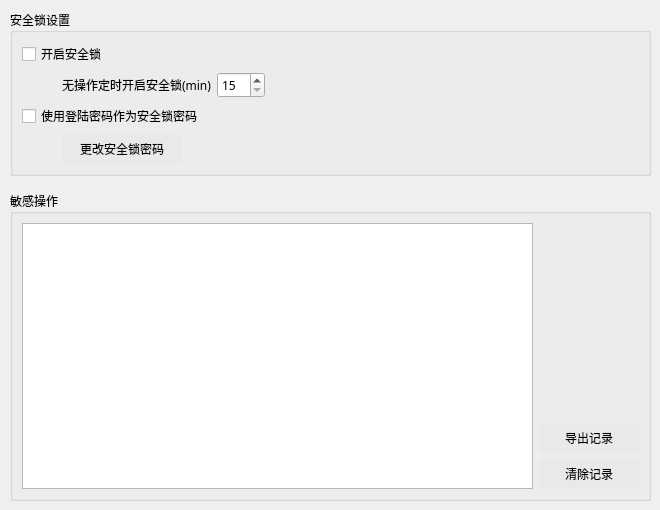
              <widget class="QWidget" name="secure">
               <widget class="QWidget" name="secureWidget" native="true">
                <property name="geometry">
                 <rect>
                  <x>10</x>
                  <y>10</y>
                  <width>641</width>
                  <height>491</height>
                 </rect>
                </property>
                <layout class="QGridLayout" name="gridLayout_6">
                 <property name="verticalSpacing">
                  <number>15</number>
                 </property>
                 <item row="0" column="0">
                  <widget class="QGroupBox" name="groupBox">
                   <property name="font">
                    <font>
                     <family>黑体</family>
                    </font>
                   </property>
                   <property name="title">
                    <string>安全锁设置</string>
                   </property>
                   <layout class="QGridLayout" name="gridLayout_7">
                    <item row="0" column="0">
                     <layout class="QVBoxLayout" name="verticalLayout_2">
                      <item>
                       <widget class="QCheckBox" name="openLocker">
                        <property name="font">
                         <font>
                          <family>黑体</family>
                          <pointsize>9</pointsize>
                         </font>
                        </property>
                        <property name="text">
                         <string>开启安全锁</string>
                        </property>
                       </widget>
                      </item>
                      <item>
                       <layout class="QHBoxLayout" name="horizontalLayout_2">
                        <item>
                         <spacer name="horizontalSpacer_2">
                          <property name="orientation">
                           <enum>Qt::Horizontal</enum>
                          </property>
                          <property name="sizeType">
                           <enum>QSizePolicy::Fixed</enum>
                          </property>
                          <property name="sizeHint" stdset="0">
                           <size>
                            <width>40</width>
                            <height>20</height>
                           </size>
                          </property>
                         </spacer>
                        </item>
                        <item>
                         <widget class="QLabel" name="lockerTimerLabel">
                          <property name="font">
                           <font>
                            <family>黑体</family>
                            <pointsize>9</pointsize>
                           </font>
                          </property>
                          <property name="text">
                           <string>无操作定时开启安全锁(min)</string>
                          </property>
                         </widget>
                        </item>
                        <item>
                         <widget class="QSpinBox" name="lockerTimer">
                          <property name="font">
                           <font>
                            <family>黑体</family>
                            <pointsize>9</pointsize>
                           </font>
                          </property>
                          <property name="minimum">
                           <number>15</number>
                          </property>
                          <property name="maximum">
                           <number>120</number>
                          </property>
                         </widget>
                        </item>
                        <item>
                         <spacer name="horizontalSpacer_12">
                          <property name="orientation">
                           <enum>Qt::Horizontal</enum>
                          </property>
                          <property name="sizeHint" stdset="0">
                           <size>
                            <width>40</width>
                            <height>20</height>
                           </size>
                          </property>
                         </spacer>
                        </item>
                       </layout>
                      </item>
                      <item>
                       <widget class="QCheckBox" name="usePasswordLocker">
                        <property name="font">
                         <font>
                          <family>黑体</family>
                          <pointsize>9</pointsize>
                         </font>
                        </property>
                        <property name="text">
                         <string>使用登陆密码作为安全锁密码</string>
                        </property>
                       </widget>
                      </item>
                      <item>
                       <layout class="QHBoxLayout" name="horizontalLayout_4">
                        <item>
                         <spacer name="horizontalSpacer_3">
                          <property name="orientation">
                           <enum>Qt::Horizontal</enum>
                          </property>
                          <property name="sizeType">
                           <enum>QSizePolicy::Fixed</enum>
                          </property>
                          <property name="sizeHint" stdset="0">
                           <size>
                            <width>40</width>
                            <height>20</height>
                           </size>
                          </property>
                         </spacer>
                        </item>
                        <item>
                         <widget class="QPushButton" name="changeLoker">
                          <property name="minimumSize">
                           <size>
                            <width>120</width>
                            <height>30</height>
                           </size>
                          </property>
                          <property name="font">
                           <font>
                            <family>黑体</family>
                            <pointsize>9</pointsize>
                           </font>
                          </property>
                          <property name="cursor">
                           <cursorShape>PointingHandCursor</cursorShape>
                          </property>
                          <property name="styleSheet">
                           <string notr="true">QPushButton{background:#e9e9e9;border:0px solid rgb(167, 166, 170);border-radius:5px;}QPushButton:hover{background:#d2d2d2;}QPushButton:press{background:#d2d2d2;}</string>
                          </property>
                          <property name="text">
                           <string>更改安全锁密码</string>
                          </property>
                         </widget>
                        </item>
                        <item>
                         <spacer name="horizontalSpacer_9">
                          <property name="orientation">
                           <enum>Qt::Horizontal</enum>
                          </property>
                          <property name="sizeHint" stdset="0">
                           <size>
                            <width>40</width>
                            <height>20</height>
                           </size>
                          </property>
                         </spacer>
                        </item>
                       </layout>
                      </item>
                     </layout>
                    </item>
                   </layout>
                  </widget>
                 </item>
                 <item row="1" column="0">
                  <widget class="QGroupBox" name="groupBox_2">
                   <property name="font">
                    <font>
                     <family>黑体</family>
                    </font>
                   </property>
                   <property name="title">
                    <string>敏感操作</string>
                   </property>
                   <layout class="QGridLayout" name="gridLayout_8">
                    <item row="0" column="0">
                     <widget class="QListView" name="secureRecordList"/>
                    </item>
                    <item row="0" column="1">
                     <layout class="QVBoxLayout" name="verticalLayout_3">
                      <item>
                       <spacer name="verticalSpacer_2">
                        <property name="orientation">
                         <enum>Qt::Vertical</enum>
                        </property>
                        <property name="sizeHint" stdset="0">
                         <size>
                          <width>20</width>
                          <height>40</height>
                         </size>
                        </property>
                       </spacer>
                      </item>
                      <item>
                       <widget class="QPushButton" name="exportSecureRecord">
                        <property name="minimumSize">
                         <size>
                          <width>100</width>
                          <height>30</height>
                         </size>
                        </property>
                        <property name="maximumSize">
                         <size>
                          <width>16777215</width>
                          <height>30</height>
                         </size>
                        </property>
                        <property name="font">
                         <font>
                          <family>黑体</family>
                         </font>
                        </property>
                        <property name="cursor">
                         <cursorShape>PointingHandCursor</cursorShape>
                        </property>
                        <property name="styleSheet">
                         <string notr="true">QPushButton{background:#e9e9e9;border:0px solid rgb(167, 166, 170);border-radius:5px;}QPushButton:hover{background:#d2d2d2;}QPushButton:press{background:#d2d2d2;}</string>
                        </property>
                        <property name="text">
                         <string>导出记录</string>
                        </property>
                       </widget>
                      </item>
                      <item>
                       <widget class="QPushButton" name="clearSecureRecord">
                        <property name="minimumSize">
                         <size>
                          <width>100</width>
                          <height>30</height>
                         </size>
                        </property>
                        <property name="maximumSize">
                         <size>
                          <width>16777215</width>
                          <height>30</height>
                         </size>
                        </property>
                        <property name="font">
                         <font>
                          <family>黑体</family>
                         </font>
                        </property>
                        <property name="cursor">
                         <cursorShape>PointingHandCursor</cursorShape>
                        </property>
                        <property name="styleSheet">
                         <string notr="true">QPushButton{background:#e9e9e9;border:0px solid rgb(167, 166, 170);border-radius:5px;}QPushButton:hover{background:#d2d2d2;}QPushButton:press{background:#d2d2d2;}</string>
                        </property>
                        <property name="text">
                         <string>清除记录</string>
                        </property>
                       </widget>
                      </item>
                     </layout>
                    </item>
                   </layout>
                  </widget>
                 </item>
                </layout>
               </widget>
              </widget>
